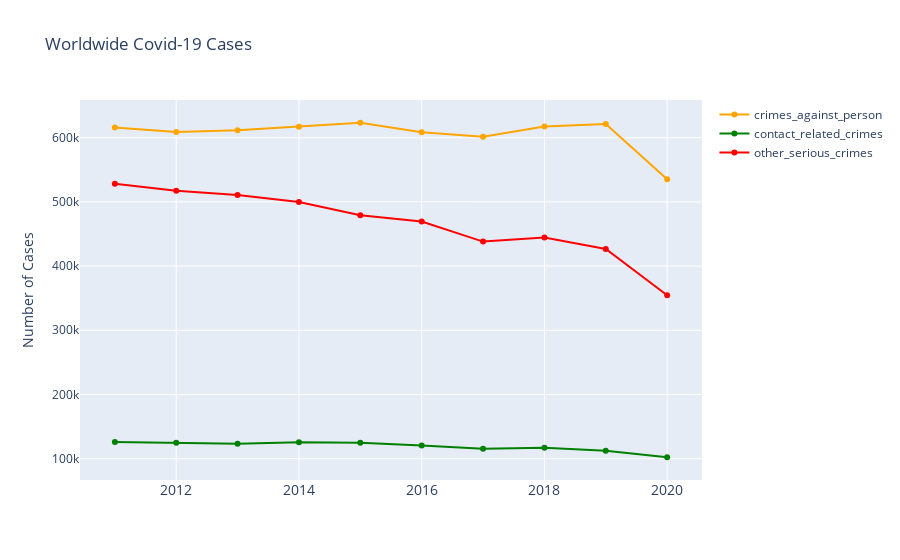

This figure's notebook cell:
### Code cell
fig = go.Figure()
fig.add_trace(go.Scatter(x = sa['year'],
                         y = sa['crimes_against_person'],
                         mode = 'lines+markers', name = 'crimes_against_person',
                         line = dict(color = "Orange", width = 2)))
fig.add_trace(go.Scatter(x = sa['year'], y = sa['contact_related_crimes'],
                         mode = 'lines+markers', name = 'contact_related_crimes',
                         line = dict(color = "Green", width = 2)))
fig.add_trace(go.Scatter(x = sa['year'],
                         y = sa['other_serious_crimes'],
                         mode = 'lines+markers',
                         name = 'other_serious_crimes',
                         line = dict(color = "Red", width = 2)))
fig.update_layout(title = 'Worldwide Covid-19 Cases',
                  xaxis_tickfont_size = 14,
                  yaxis = dict(title = 'Number of Cases'))

fig.show()

### Figure 1 — Plotly figure (JSON) as saved in the notebook; plotly's stock layout.template omitted (floating-point values rounded to 4 significant figures)
{"data": [{"line": {"color": "Orange", "width": 2}, "mode": "lines+markers", "name": "crimes_against_person", "type": "scatter", "x": [2011, 2012, 2013, 2014, 2015, 2016, 2017, 2018, 2019, 2020], "y": [615935, 608724, 611574, 616973, 623223, 608321, 601366, 617210, 621282, 535217]}, {"line": {"color": "Green", "width": 2}, "mode": "lines+markers", "name": "contact_related_crimes", "type": "scatter", "x": [2011, 2012, 2013, 2014, 2015, 2016, 2017, 2018, 2019, 2020], "y": [125903, 124691, 123441, 125789, 124804, 120730, 115361, 117172, 112244, 102269]}, {"line": {"color": "Red", "width": 2}, "mode": "lines+markers", "name": "other_serious_crimes", "type": "scatter", "x": [2011, 2012, 2013, 2014, 2015, 2016, 2017, 2018, 2019, 2020], "y": [528296, 517252, 510748, 499698, 479075, 469276, 438113, 444447, 426569, 354566]}], "layout": {"title": {"text": "Worldwide Covid-19 Cases"}, "xaxis": {"tickfont": {"size": 14}}, "yaxis": {"title": {"text": "Number of Cases"}}}}
